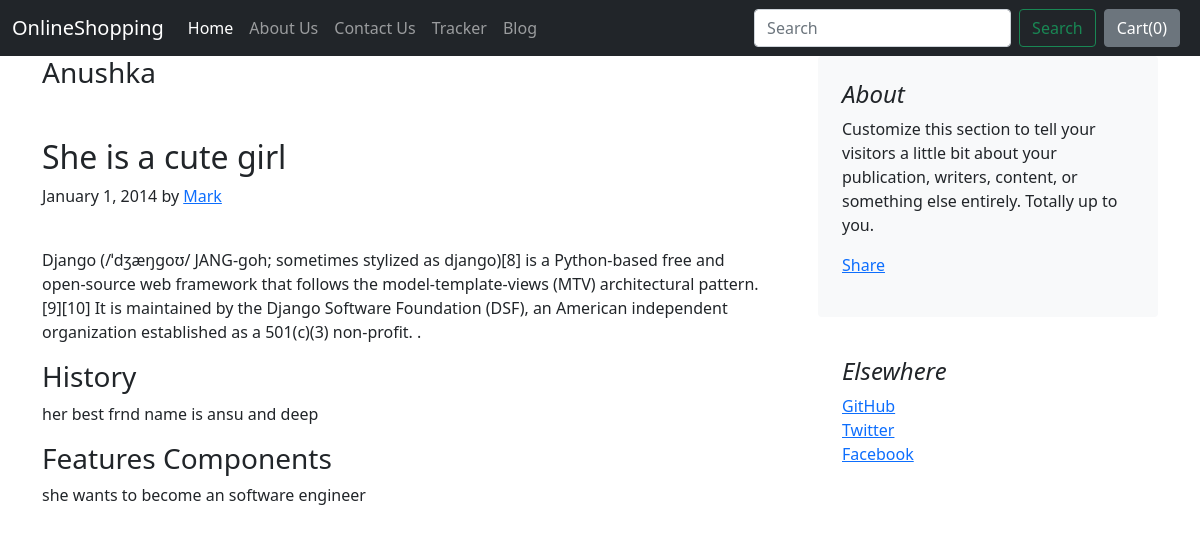
The page /blog/blogpost/1 on the database its author committed.
### blog/models.py (models this page shows, shortened)
class Blogpost(models.Model):
    post_id = models.AutoField(primary_key=True)
    title = models.CharField(max_length=50,default="")
    head0=models.CharField(max_length=500,default="")
    chead0=models.CharField(max_length=5000,default="")
    head1=models.CharField(max_length=500,default="")
    chead1=models.CharField(max_length=5000,default="")
    head2=models.CharField(max_length=500,default="")
    chead2=models.CharField(max_length=5000,default="")
    pub_date=models.DateField()
    thumbnail=models.ImageField(upload_to="blog/images", default="")

### blog/views.py (the view)
# urls.py: path("blogpost/<int:id>",views.blogpost,name="blogPost"),
def blogpost(request,id):
    post=Blogpost.objects.filter(post_id=id)[0]
    return render(request,"blog/blogpost.html",{'post':post})

### blog/templates/blog/blogpost.html (shortened to what this page needs)
{% extends 'blog/basic.html' %}
{% block body %}
<div class="container">
    <div class="row g-5">
        <div class="col-md-8">
            <h3 class="pb-4 mb-4 ">
              {{post.title}}
            </h3>
            <article class="blog-post">
                <h2>{{post.head0}}</h2>
                <p class="blog-post-meta">January 1, 2014 by <a href="#">Mark</a></p>
               <div class="fb-like" data-href="http://127.0.0.1:8000/blog/blogpost/{{post.post_id}}" data-layout="standard" data-action="like" data-size="large" data-show-faces="false" data-share="true"></div><br>
                <p>{{post.chead0}} .</p>
                <h3>{{post.head1}}</h3>
                <p>{{post.chead1}}
                </p>
                <h3>{{post.head2}}</h3>
                <p>{{post.chead2}}</p>
        </div>
        <div class="col-md-4">
            <div class="position-sticky" style="top: 2rem;">
                <div class="p-4 mb-3 bg-light rounded">
                    <h4 class="fst-italic">About</h4>
                    <p class="mb-0">Customize this section to tell your visitors a little bit about your publication,
                        writers, content, or something else entirely. Totally up to you.</p>
                    <div class="my-3 fb-share-button" data-href="http://127.0.0.1:8000/blog/blogpost/{{post.post_id}}" data-layout="button_count" data-size="large"><a target="_blank" href="https://www.facebook.com/sharer/sharer.php?u=http%3A%2F%2F127.0.0.1%3A8000%2Fblog%2Fblogpost%2F4&src=sdkpreparse" class="fb-xfbml-parse-ignore">Share</a></div>
                </div>
                <div class="p-4">
                    <h4 class="fst-italic">Elsewhere</h4>
                    <ol class="list-unstyled">
                        <li><a href="#">GitHub</a></li>
                        <li><a href="#">Twitter</a></li>
                        <li><a href="#">Facebook</a></li>
                    </ol>
                </div>
            </div>
        </div>
    </div>
</div>
{% endblock %}

### rows shown on the page
Blogpost: title "Anushka", head0 "She is a cute girl", chead0 "Django (/ˈdʒæŋɡoʊ/ JANG-goh; sometimes stylized as django)[8] is a Python-based free and open-source web framework that follows the model-template-views (MTV) architectural pattern.[9][10] It is maintained by the Django Software Foundation (DSF), an American independent organization established as a 501(c)(3) non-profit.", head1 "History", chead1 "her best frnd name is ansu and deep", head2 "Features Components", chead2 "she wants to become an software engineer"
